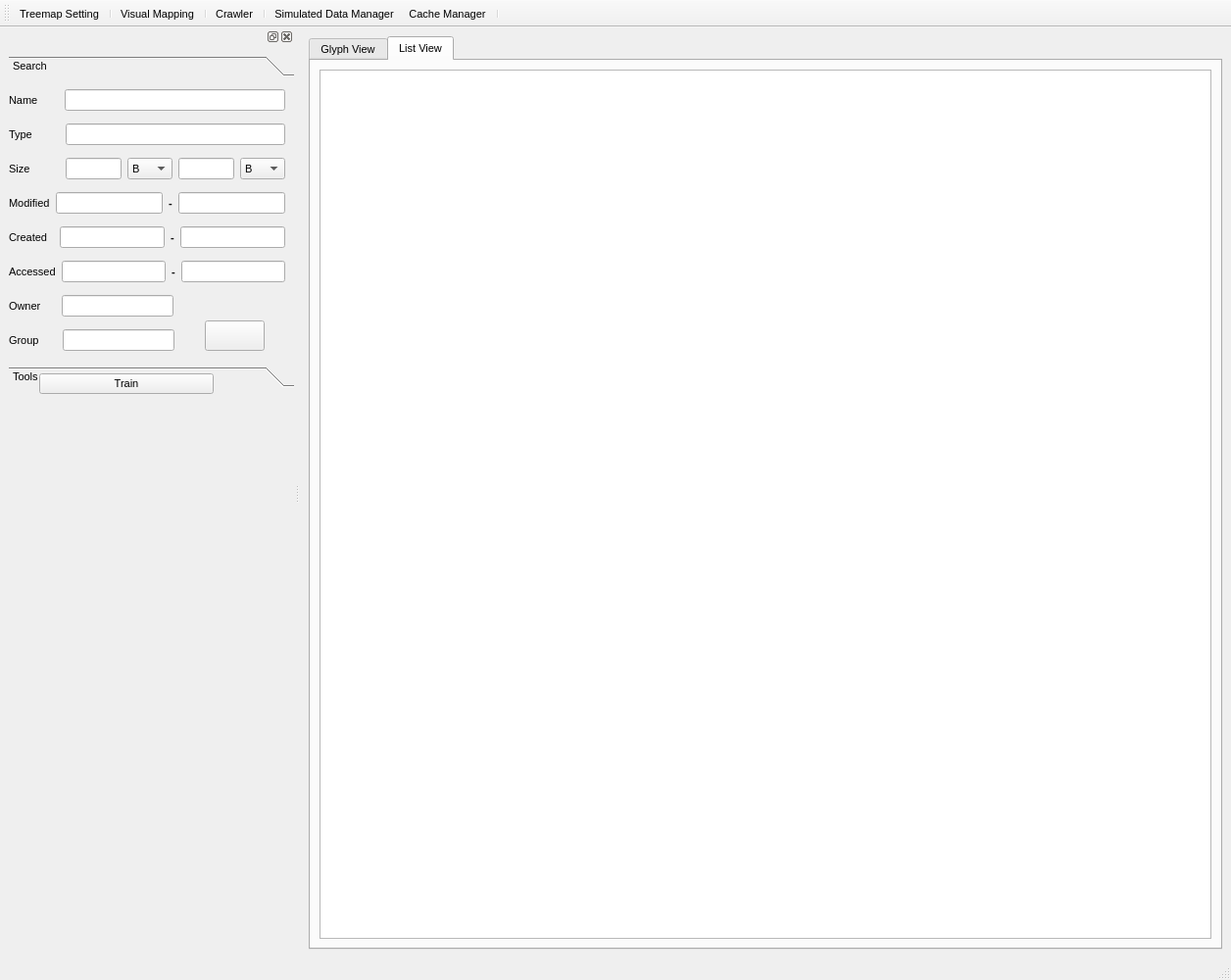
<?xml version="1.0" encoding="UTF-8"?>
<ui version="4.0">
 <class>GUI</class>
 <widget class="QMainWindow" name="GUI">
  <property name="geometry">
   <rect>
    <x>0</x>
    <y>0</y>
    <width>1256</width>
    <height>1000</height>
   </rect>
  </property>
  <property name="windowTitle">
   <string>Visualization Interface</string>
  </property>
  <property name="windowIcon">
   <iconset resource="Resources.qrc">
    <normaloff>:/Resources/icons/search-icon-2.png</normaloff>:/Resources/icons/search-icon-2.png</iconset>
  </property>
  <widget class="QWidget" name="centralwidget">
   <layout class="QHBoxLayout" name="horizontalLayout">
    <item>
     <widget class="QTabWidget" name="tabWidget">
      <property name="font">
       <font>
        <pointsize>8</pointsize>
       </font>
      </property>
      <property name="currentIndex">
       <number>1</number>
      </property>
      <widget class="QWidget" name="tab">
       <attribute name="title">
        <string>Glyph View</string>
       </attribute>
       <layout class="QHBoxLayout" name="horizontalLayout_2">
        <item>
         <widget class="QGraphicsView" name="view"/>
        </item>
       </layout>
      </widget>
      <widget class="QWidget" name="tab_2">
       <attribute name="title">
        <string>List View</string>
       </attribute>
       <layout class="QHBoxLayout" name="horizontalLayout_3">
        <item>
         <widget class="QTableView" name="tableView"/>
        </item>
       </layout>
      </widget>
     </widget>
    </item>
   </layout>
  </widget>
  <widget class="QStatusBar" name="statusBar"/>
  <widget class="QToolBar" name="toolBar">
   <property name="windowTitle">
    <string>Main Toolbar</string>
   </property>
   <property name="iconSize">
    <size>
     <width>40</width>
     <height>40</height>
    </size>
   </property>
   <property name="toolButtonStyle">
    <enum>Qt::ToolButtonTextUnderIcon</enum>
   </property>
   <attribute name="toolBarArea">
    <enum>TopToolBarArea</enum>
   </attribute>
   <attribute name="toolBarBreak">
    <bool>false</bool>
   </attribute>
   <addaction name="treemapSetting"/>
   <addaction name="separator"/>
   <addaction name="openVisualMapping"/>
   <addaction name="separator"/>
   <addaction name="crawlerSetting"/>
   <addaction name="separator"/>
   <addaction name="actionDataManager"/>
   <addaction name="actionCacheManager"/>
   <addaction name="separator"/>
  </widget>
  <widget class="QDockWidget" name="dockWidget">
   <property name="minimumSize">
    <size>
     <width>300</width>
     <height>300</height>
    </size>
   </property>
   <attribute name="dockWidgetArea">
    <number>1</number>
   </attribute>
   <widget class="QWidget" name="dockWidgetContents">
    <widget class="QToolBox" name="toolBox">
     <property name="geometry">
      <rect>
       <x>9</x>
       <y>10</y>
       <width>300</width>
       <height>338</height>
      </rect>
     </property>
     <property name="minimumSize">
      <size>
       <width>300</width>
       <height>325</height>
      </size>
     </property>
     <property name="font">
      <font>
       <pointsize>8</pointsize>
      </font>
     </property>
     <property name="currentIndex">
      <number>0</number>
     </property>
     <widget class="QWidget" name="page">
      <property name="geometry">
       <rect>
        <x>0</x>
        <y>0</y>
        <width>300</width>
        <height>282</height>
       </rect>
      </property>
      <attribute name="label">
       <string>Search</string>
      </attribute>
      <widget class="QPushButton" name="searchButton">
       <property name="geometry">
        <rect>
         <x>200</x>
         <y>243</y>
         <width>61</width>
         <height>31</height>
        </rect>
       </property>
       <property name="font">
        <font>
         <pointsize>8</pointsize>
         <weight>75</weight>
         <bold>true</bold>
        </font>
       </property>
       <property name="text">
        <string/>
       </property>
       <property name="icon">
        <iconset resource="Resources.qrc">
         <normaloff>:/Resources/light-icons/appbar.magnify.browse.png</normaloff>:/Resources/light-icons/appbar.magnify.browse.png</iconset>
       </property>
       <property name="iconSize">
        <size>
         <width>36</width>
         <height>36</height>
        </size>
       </property>
      </widget>
      <widget class="QWidget" name="layoutWidget">
       <property name="geometry">
        <rect>
         <x>0</x>
         <y>0</y>
         <width>282</width>
         <height>284</height>
        </rect>
       </property>
       <layout class="QVBoxLayout" name="verticalLayout">
        <item>
         <layout class="QHBoxLayout" name="horizontalLayout_9">
          <item>
           <widget class="QLabel" name="label_2">
            <property name="font">
             <font>
              <pointsize>8</pointsize>
             </font>
            </property>
            <property name="text">
             <string>Name       </string>
            </property>
           </widget>
          </item>
          <item>
           <widget class="QLineEdit" name="key"/>
          </item>
         </layout>
        </item>
        <item>
         <layout class="QHBoxLayout" name="horizontalLayout_10">
          <item>
           <widget class="QLabel" name="label_10">
            <property name="font">
             <font>
              <pointsize>8</pointsize>
             </font>
            </property>
            <property name="text">
             <string>Type         </string>
            </property>
           </widget>
          </item>
          <item>
           <widget class="QLineEdit" name="type"/>
          </item>
         </layout>
        </item>
        <item>
         <layout class="QHBoxLayout" name="horizontalLayout_4">
          <item>
           <widget class="QLabel" name="label_4">
            <property name="font">
             <font>
              <pointsize>8</pointsize>
             </font>
            </property>
            <property name="text">
             <string>Size          </string>
            </property>
           </widget>
          </item>
          <item>
           <widget class="QLineEdit" name="sizeFrom">
            <property name="font">
             <font>
              <pointsize>8</pointsize>
             </font>
            </property>
           </widget>
          </item>
          <item>
           <widget class="QComboBox" name="sizeFromUnit">
            <property name="font">
             <font>
              <pointsize>8</pointsize>
             </font>
            </property>
            <item>
             <property name="text">
              <string>B</string>
             </property>
            </item>
            <item>
             <property name="text">
              <string>KB</string>
             </property>
            </item>
            <item>
             <property name="text">
              <string>MB</string>
             </property>
            </item>
            <item>
             <property name="text">
              <string>GB</string>
             </property>
            </item>
           </widget>
          </item>
          <item>
           <widget class="QLineEdit" name="sizeTo">
            <property name="font">
             <font>
              <pointsize>8</pointsize>
             </font>
            </property>
           </widget>
          </item>
          <item>
           <widget class="QComboBox" name="sizeToUnit">
            <property name="font">
             <font>
              <pointsize>8</pointsize>
             </font>
            </property>
            <item>
             <property name="text">
              <string>B</string>
             </property>
            </item>
            <item>
             <property name="text">
              <string>KB</string>
             </property>
            </item>
            <item>
             <property name="text">
              <string>MB</string>
             </property>
            </item>
            <item>
             <property name="text">
              <string>GB</string>
             </property>
            </item>
           </widget>
          </item>
         </layout>
        </item>
        <item>
         <layout class="QHBoxLayout" name="horizontalLayout_5">
          <item>
           <widget class="QLabel" name="label_7">
            <property name="font">
             <font>
              <pointsize>8</pointsize>
             </font>
            </property>
            <property name="text">
             <string>Modified</string>
            </property>
           </widget>
          </item>
          <item>
           <widget class="QLineEdit" name="fromMdt"/>
          </item>
          <item>
           <widget class="QLabel" name="label_17">
            <property name="font">
             <font>
              <weight>75</weight>
              <bold>true</bold>
             </font>
            </property>
            <property name="text">
             <string>-</string>
            </property>
           </widget>
          </item>
          <item>
           <widget class="QLineEdit" name="toMdt"/>
          </item>
         </layout>
        </item>
        <item>
         <layout class="QHBoxLayout" name="horizontalLayout_6">
          <item>
           <widget class="QLabel" name="label_5">
            <property name="font">
             <font>
              <pointsize>8</pointsize>
             </font>
            </property>
            <property name="text">
             <string>Created  </string>
            </property>
           </widget>
          </item>
          <item>
           <widget class="QLineEdit" name="fromCtime"/>
          </item>
          <item>
           <widget class="QLabel" name="label_3">
            <property name="font">
             <font>
              <weight>75</weight>
              <bold>true</bold>
             </font>
            </property>
            <property name="text">
             <string>-</string>
            </property>
           </widget>
          </item>
          <item>
           <widget class="QLineEdit" name="toCtime"/>
          </item>
         </layout>
        </item>
        <item>
         <layout class="QHBoxLayout" name="horizontalLayout_7">
          <item>
           <widget class="QLabel" name="label_6">
            <property name="font">
             <font>
              <pointsize>8</pointsize>
             </font>
            </property>
            <property name="text">
             <string>Accessed</string>
            </property>
           </widget>
          </item>
          <item>
           <widget class="QLineEdit" name="fromAtime"/>
          </item>
          <item>
           <widget class="QLabel" name="label_15">
            <property name="font">
             <font>
              <weight>75</weight>
              <bold>true</bold>
             </font>
            </property>
            <property name="text">
             <string>-</string>
            </property>
           </widget>
          </item>
          <item>
           <widget class="QLineEdit" name="toAtime"/>
          </item>
         </layout>
        </item>
        <item>
         <layout class="QHBoxLayout" name="horizontalLayout_12">
          <item>
           <widget class="QLabel" name="label_8">
            <property name="font">
             <font>
              <pointsize>8</pointsize>
             </font>
            </property>
            <property name="text">
             <string>Owner     </string>
            </property>
           </widget>
          </item>
          <item>
           <widget class="QLineEdit" name="user"/>
          </item>
          <item>
           <spacer name="horizontalSpacer_2">
            <property name="orientation">
             <enum>Qt::Horizontal</enum>
            </property>
            <property name="sizeHint" stdset="0">
             <size>
              <width>68</width>
              <height>20</height>
             </size>
            </property>
           </spacer>
          </item>
         </layout>
        </item>
        <item>
         <layout class="QHBoxLayout" name="horizontalLayout_11">
          <item>
           <widget class="QLabel" name="label_9">
            <property name="font">
             <font>
              <pointsize>8</pointsize>
             </font>
            </property>
            <property name="text">
             <string>Group      </string>
            </property>
           </widget>
          </item>
          <item>
           <widget class="QLineEdit" name="group"/>
          </item>
          <item>
           <spacer name="horizontalSpacer_3">
            <property name="orientation">
             <enum>Qt::Horizontal</enum>
            </property>
            <property name="sizeHint" stdset="0">
             <size>
              <width>68</width>
              <height>20</height>
             </size>
            </property>
           </spacer>
          </item>
         </layout>
        </item>
       </layout>
      </widget>
      <zorder>layoutWidget</zorder>
      <zorder>searchButton</zorder>
     </widget>
     <widget class="QWidget" name="page_2">
      <property name="geometry">
       <rect>
        <x>0</x>
        <y>0</y>
        <width>300</width>
        <height>282</height>
       </rect>
      </property>
      <attribute name="label">
       <string>Tools</string>
      </attribute>
     </widget>
    </widget>
    <widget class="QWidget" name="layoutWidget">
     <property name="geometry">
      <rect>
       <x>40</x>
       <y>330</y>
       <width>178</width>
       <height>29</height>
      </rect>
     </property>
     <layout class="QHBoxLayout" name="horizontalLayout_13">
      <item>
       <widget class="QPushButton" name="trainButton">
        <property name="font">
         <font>
          <pointsize>8</pointsize>
         </font>
        </property>
        <property name="text">
         <string>Train</string>
        </property>
       </widget>
      </item>
     </layout>
    </widget>
   </widget>
  </widget>
  <action name="openVisualMapping">
   <property name="icon">
    <iconset resource="Resources.qrc">
     <normaloff>:/Resources/light-icons/appbar.os.ubuntu.png</normaloff>:/Resources/light-icons/appbar.os.ubuntu.png</iconset>
   </property>
   <property name="text">
    <string>Visual Mapping</string>
   </property>
   <property name="font">
    <font>
     <pointsize>8</pointsize>
    </font>
   </property>
  </action>
  <action name="treemapSetting">
   <property name="icon">
    <iconset resource="Resources.qrc">
     <normaloff>:/Resources/light-icons/appbar.tiles.nine.png</normaloff>:/Resources/light-icons/appbar.tiles.nine.png</iconset>
   </property>
   <property name="text">
    <string>Treemap Setting</string>
   </property>
   <property name="font">
    <font>
     <pointsize>8</pointsize>
    </font>
   </property>
  </action>
  <action name="crawlerSetting">
   <property name="icon">
    <iconset resource="Resources.qrc">
     <normaloff>:/Resources/light-icons/appbar.copyright.png</normaloff>:/Resources/light-icons/appbar.copyright.png</iconset>
   </property>
   <property name="text">
    <string>Crawler</string>
   </property>
   <property name="font">
    <font>
     <pointsize>8</pointsize>
    </font>
   </property>
  </action>
  <action name="actionDataManager">
   <property name="icon">
    <iconset resource="Resources.qrc">
     <normaloff>:/Resources/light-icons/appbar.box.png</normaloff>:/Resources/light-icons/appbar.box.png</iconset>
   </property>
   <property name="text">
    <string>Simulated Data Manager</string>
   </property>
   <property name="font">
    <font>
     <pointsize>8</pointsize>
    </font>
   </property>
  </action>
  <action name="actionCacheManager">
   <property name="icon">
    <iconset resource="Resources.qrc">
     <normaloff>:/Resources/light-icons/appbar.box.layered.png</normaloff>:/Resources/light-icons/appbar.box.layered.png</iconset>
   </property>
   <property name="text">
    <string>Cache Manager</string>
   </property>
   <property name="font">
    <font>
     <pointsize>8</pointsize>
    </font>
   </property>
  </action>
 </widget>
 <resources>
  <include location="Resources.qrc"/>
 </resources>
 <connections/>
</ui>
